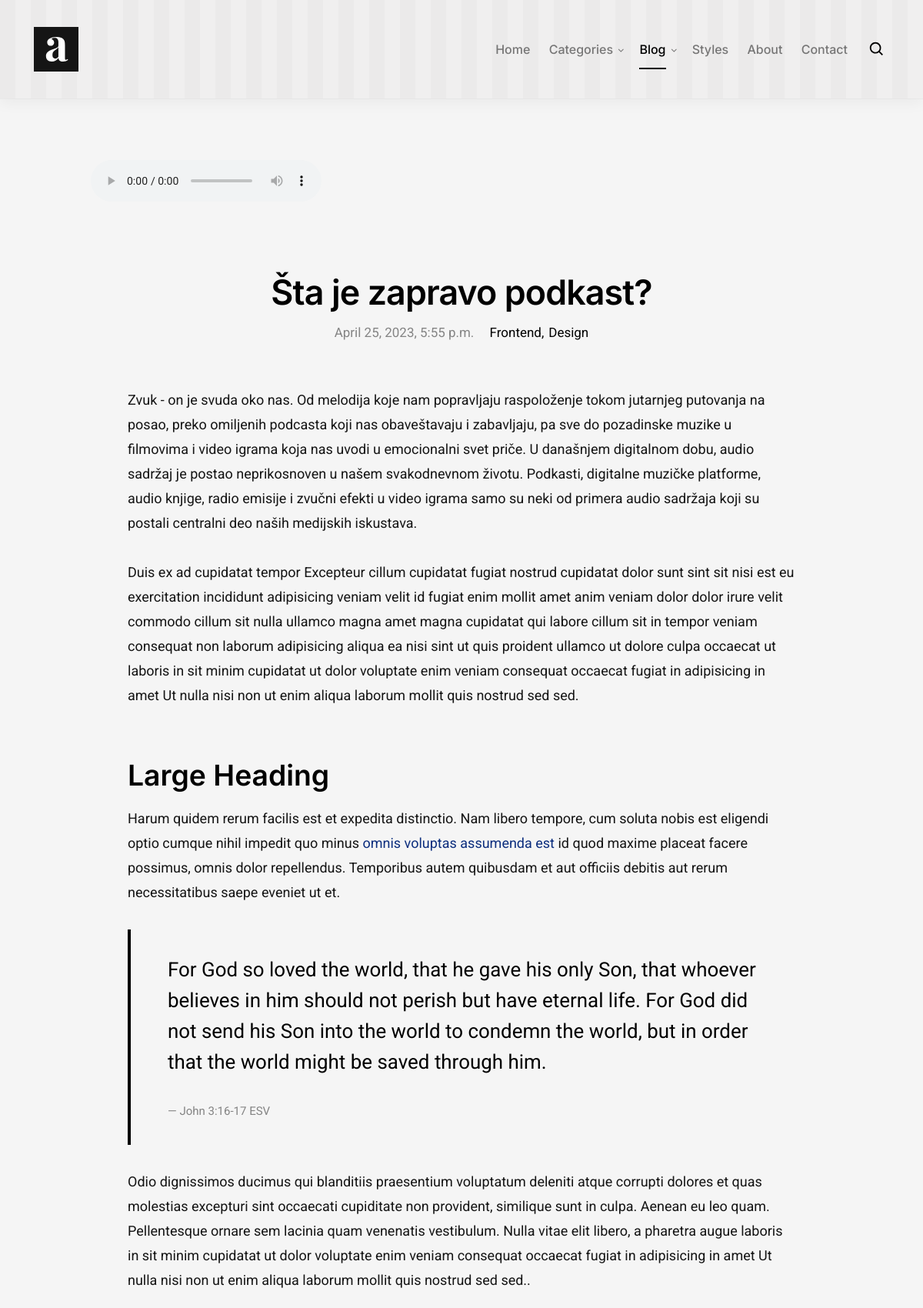
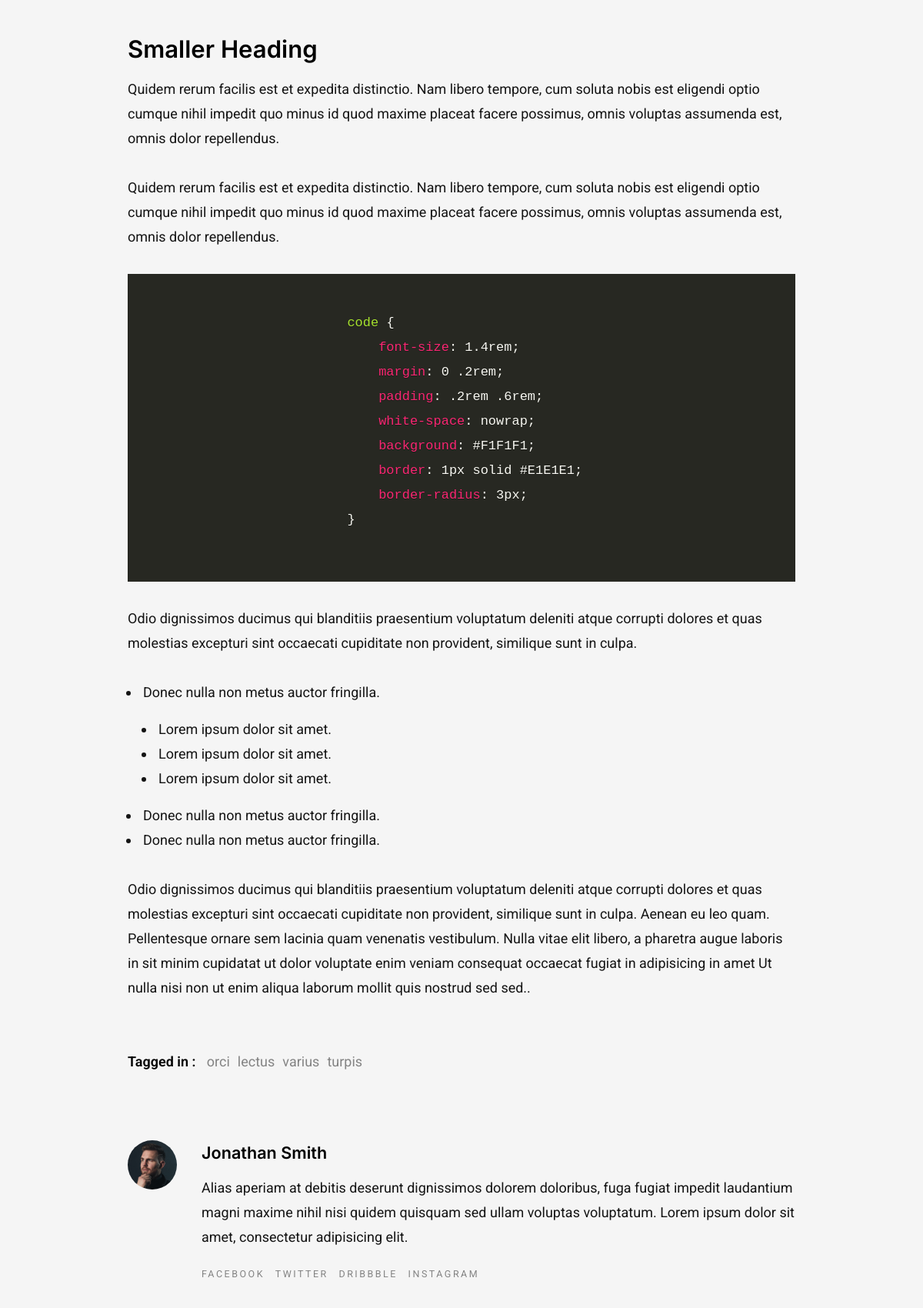
/blog/audio/sta-je-zapravo-podkast/ (upper part), run on the app's committed database (2 pictures, top to bottom).
### blog/models.py (models this page shows, shortened)
class Post(models.Model):
    title = models.CharField(max_length=200, unique=True)
    slug = models.SlugField(max_length=200, unique=True)
    author = models.ForeignKey(User, on_delete= models.CASCADE,related_name='blog_posts')
    updated_on = models.DateTimeField(auto_now= True)
    content = models.TextField(null=True, blank=True)
    created_on = models.DateTimeField(auto_now_add=True)
    status = models.IntegerField(choices=STATUS, default=0)
    category = models.ManyToManyField(Category, related_name='categories')
    image = models.ImageField(upload_to='post_images', null=True, blank=True)
    class Meta:
        ordering = ['-created_on']

### blog/views.py (the view)
# urls.py: path("blog/audio/<slug:slug>/", AudioPostView.as_view(), name="single-audio"),
class AudioPostView(generic.DetailView):
    model = AudioPost
    template_name = 'HTML/single-audio-admin.html'

### djangoProjekat/templates/HTML/single-audio-admin.html (shortened to what this page needs)
<!DOCTYPE html>
<html class="no-js" lang="en">
<head>
    {% load static %}
    <link rel="stylesheet" href="{% static 'css/styles.css' %}" >
    <link rel="stylesheet" href="{% static 'css/vendor.css' %}" >
</head>
<body id="top">
    <header class="s-header">
        <div class="row s-header__content">
            <div class="s-header__logo">
                <a class="logo" href="{% url 'blog' %}">
                    <img src="{% static 'images/logo.svg' %}" alt="Homepage">
                </a>
            </div>
            <nav class="s-header__nav-wrap">
                <ul class="s-header__nav">
                    <li><a href="{% url 'blog' %}">Home</a></li>
                    <li class="has-children">
                        <a href="#0" title="">Categories</a>
                    </li>
                    <li class="has-children current">
                        <a href="#0" title="">Blog</a>
                    </li>
                    <li><a href="{% url 'styles' %}">Styles</a></li>
                    <li><a href="{% url 'about' %}">About</a></li>
                    <li><a href="{% url 'contact' %}">Contact</a></li>
                </ul>
            </nav>
            <a class="s-header__search-trigger" href="#">
                {%verbatim%}
                <svg xmlns="http://www.w3.org/2000/svg" viewBox="0 0 24 24"><path d="M10 18a7.952 7.952 0 004.897-1.688l4.396 4.396 1.414-1.414-4.396-4.396A7.952 7.952 0 0018 10c0-4.411-3.589-8-8-8s-8 3.589-8 8 3.589 8 8 8zm0-14c3.309 0 6 2.691 6 6s-2.691 6-6 6-6-2.691-6-6 2.691-6 6-6z"></path></svg>
                {%endverbatim%}
            </a>
        </div>
    </header>
    <section class="s-content s-content--single">
        <div class="row">
            <div class="column large-12">
                <article class="s-post entry format-audio">
                    <div class="s-content__media">
                        <audio controls>
                            <source src="{{ object.audio_file.url }}" type="{{ object.audio_file.content_type }}">
                          </audio>
                    </div>
                    <div class="s-content__primary">
                        <h2 class="s-content__title s-content__title--post">{{ object.title }}</h2>
                        <ul class="s-content__post-meta">
                            <li class="date">{{ object.created_on }}</li>
                            <li class="cat"><a href="">Frontend</a><a href="">Design</a></li>
                        </ul>
                        <p>{{ object.content }} </p>
                        <p>Duis ex ad cupidatat tempor Excepteur cillum cupidatat fugiat nostrud cupidatat dolor sunt sint sit nisi est eu exercitation incididunt adipisicing veniam velit id fugiat enim mollit amet anim veniam dolor dolor irure velit commodo cillum sit nulla ullamco magna amet magna cupidatat qui labore cillum sit in tempor veniam consequat non laborum adipisicing aliqua ea nisi sint ut quis proident ullamco ut dolore culpa occaecat ut laboris in sit minim cupidatat ut dolor voluptate enim veniam consequat occaecat fugiat in adipisicing in amet Ut nulla nisi non ut enim aliqua laborum mollit quis nostrud sed sed.
                        </p>
                        <h2>Large Heading</h2>
                        <p>Harum quidem rerum facilis est et expedita distinctio. Nam libero tempore, cum soluta nobis est eligendi optio cumque nihil impedit quo minus <a href="http://#">omnis voluptas assumenda est</a> id quod maxime placeat facere possimus, omnis dolor repellendus. Temporibus autem quibusdam et aut officiis debitis aut rerum necessitatibus saepe eveniet ut et.</p>
                        <blockquote>
                            <p>
                            For God so loved the world, that he gave his only Son, that whoever believes in
                            him should not perish but have eternal life. For God did not send his Son into
                            the world to condemn the world, but in order that the world might be
                            saved through him.
                            </p>
                            <cite>John 3:16-17 ESV</cite>
                        </blockquote>
                        <p>Odio dignissimos ducimus qui blanditiis praesentium voluptatum deleniti atque corrupti dolores et quas molestias excepturi sint occaecati cupiditate non provident, similique sunt in culpa. Aenean eu leo quam. Pellentesque ornare sem lacinia quam venenatis vestibulum. Nulla vitae elit libero, a pharetra augue laboris in sit minim cupidatat ut dolor voluptate enim veniam consequat occaecat fugiat in adipisicing in amet Ut nulla nisi non ut enim aliqua laborum mollit quis nostrud sed sed..</p>
                        <h3>Smaller Heading</h3>
                        <p>Quidem rerum facilis est et expedita distinctio. Nam libero tempore, cum soluta nobis est eligendi optio cumque nihil impedit quo minus id quod maxime placeat facere possimus, omnis voluptas assumenda est, omnis dolor repellendus.</p>
                        <p>Quidem rerum facilis est et expedita distinctio. Nam libero tempore, cum soluta nobis est eligendi optio cumque nihil impedit quo minus id quod maxime placeat facere possimus, omnis voluptas assumenda est, omnis dolor repellendus.</p>
                        <pre><code class="language-css">
                        </code></pre>
                        <p>Odio dignissimos ducimus qui blanditiis praesentium voluptatum deleniti atque corrupti dolores et quas molestias excepturi sint occaecati cupiditate non provident, similique sunt in culpa.</p>
                        <ul>
                            <li>Donec nulla non metus auctor fringilla.
                                <ul>
                                    <li>Lorem ipsum dolor sit amet.</li>
                                    <li>Lorem ipsum dolor sit amet.</li>
                                    <li>Lorem ipsum dolor sit amet.</li>
                                </ul>
                            </li>
                            <li>Donec nulla non metus auctor fringilla.</li>
                            <li>Donec nulla non metus auctor fringilla.</li>
                        </ul>
                        <p>Odio dignissimos ducimus qui blanditiis praesentium voluptatum deleniti atque corrupti dolores et quas molestias excepturi sint occaecati cupiditate non provident, similique sunt in culpa. Aenean eu leo quam. Pellentesque ornare sem lacinia quam venenatis vestibulum. Nulla vitae elit libero, a pharetra augue laboris in sit minim cupidatat ut dolor voluptate enim veniam consequat occaecat fugiat in adipisicing in amet Ut nulla nisi non ut enim aliqua laborum mollit quis nostrud sed sed..</p>
                        <p class="s-content__post-tags">
                            <span>Tagged in :</span>
                            <a href="#">orci</a><a href="#">lectus</a><a href="#">varius</a><a href="#">turpis</a>
                        </p>
                        <div class="s-content__author">
                            <img src="{% static 'images/avatars/user-06.jpg'%}" alt="">
                            <div class="about">
                                <h5><a href="#">Jonathan Smith</a></h5>
                                <p>Alias aperiam at debitis deserunt dignissimos dolorem doloribus, fuga fugiat impedit laudantium magni maxime nihil nisi quidem quisquam sed ullam voluptas voluptatum. Lorem ipsum dolor sit amet, consectetur adipisicing elit.
                                </p>
                                <ul class="author-social">
                                    <li><a href="#0">Facebook</a></li>
                                    <li><a href="#0">Twitter</a></li>
                                    <li><a href="#0">Dribbble</a></li>
                                    <li><a href="#0">Instagram</i></a></li>
                                </ul>
                            </div>
                        </div>
                    </div>
                </article>
            </div>
        </div>
    </section>
</body>
</html>

### data on the page
Post: title "Šta je zapravo podkast?", created_on "April 25, 2023, 5:55 p.m.", content "Zvuk - on je svuda oko nas. Od melodija koje nam popravljaju raspoloženje tokom jutarnjeg putovanja na posao, preko omiljenih podcasta koji nas obaveštavaju i zabavljaju, pa sve do pozadinske muzike u filmovima i video igrama koja nas uvodi u emocionalni svet priče. U današnjem digitalnom dobu, audio sadržaj je postao neprikosnoven u našem svakodnevnom životu. Podkasti, digitalne muzičke platforme, audio knjige, radio emisije i zvučni efekti u video igrama samo su neki od primera audio sadržaja koji su postali centralni deo naših medijskih iskustava."
